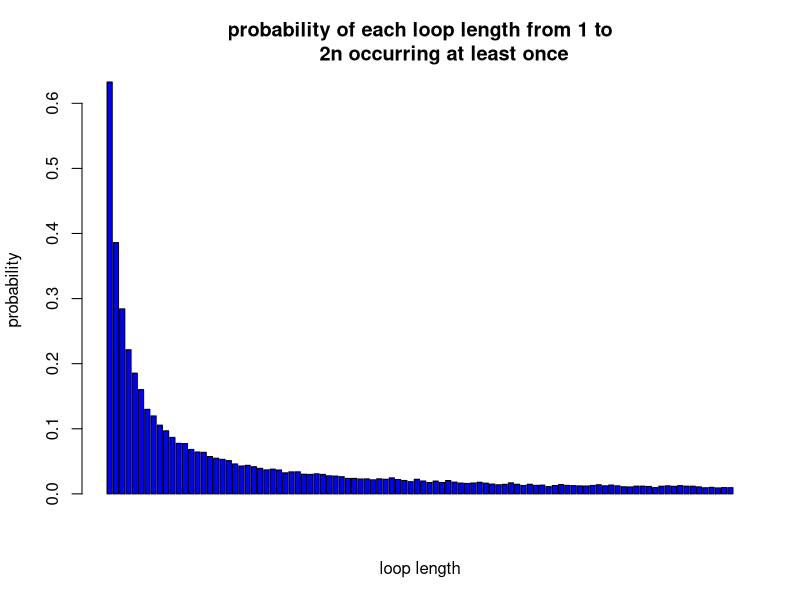

Here is the R script that generated this plot:
# question1-write a function Pone to estimate the probility of a prisoner succeeding in finding a card has his own number.
Pone <- function(n, k, strategy, nreps){
  N <- 2*n
  results = rep(0,nreps)
  if(strategy == 1){
    for(i in 1:nreps) {
      boxes = sample(1:N,N)
      prisoners = 1:N
      foundIt = 0
      for(prisoner in prisoners) {
        path = c(prisoner)
        tries = 1
        inBox = boxes[prisoner]
        while(tries < n) { 
          path = c(path, inBox) 			 			
          if(inBox == prisoner) { 				
            foundIt = foundIt + 1 				
            break; 			} 
          else { 					
            inBox = boxes[inBox] 			} 			
          tries = tries+1 		} 		 		
      }
      results[i] = foundIt
    }
  }else if(strategy == 2){
    for(i in 1:nreps) {
      boxes = sample(1:N,N)
      prisoners = 1:N
      foundIt = 0
      for(prisoner in prisoners) {
        path = c(sample(1:N,1))
        tries = 1
        inBox = boxes[path] 
        while(tries < n) { 
          path = c(path, inBox) 			 			
          if(inBox == prisoner) { 				
            foundIt = foundIt + 1 				
            break; 			} 
          else { 			
            inBox = boxes[inBox] 			} 			
          tries = tries+1 		} 		 		
      }
      results[i] = foundIt
    }
  }else if(strategy == 3){
    for(i in 1:nreps) {
      boxes = sample(1:N,N)
      prisoners = 1:N
      foundIt = 0
      for(prisoner in prisoners) {
        path = c(sample(1:N,n))
        tries = 1
        inbox = boxes[path]
        for(i in  1:n){
          if(inbox[i] == prisoner){
            foundIt = foundIt+1
          }
        }
      }
      results[i] = foundIt
    }  
  }
  prob = sum(results)/(2*n*nreps) 
  return(prob)
}

#question2-write a function Pall to estimate to estimate the probility of 2*n prisioners finding their cards have their own numbers.
Pall <- function(n, strategy, nreps){
  N <- 2*n
  results = rep(0,nreps)
  if(strategy == 1){
    for(i in 1:nreps) {
      boxes = sample(1:N,N)
      prisoners = 1:N
      foundIt = 0
      for(prisoner in prisoners) {
        path = c(prisoner)
        tries = 1
        inBox = boxes[prisoner]  
        while(tries < n) { 
          path = c(path, inBox) 			 			
          if(inBox == prisoner) { 				
            foundIt = foundIt + 1 				
            break; 			} 
          else { 					
            inBox = boxes[inBox] 			} 			
          tries = tries+1 		} 		 		
      }
      results[i] = foundIt
    }
  }else if(strategy == 2){
    for(i in 1:nreps) {
      boxes = sample(1:N,N)
      prisoners = 1:N
      foundIt = 0
      for(prisoner in prisoners) {
        path = c(sample(1:N,1))
        tries = 1
        inBox = boxes[path]
        while(tries < n) { 
          path = c(path, inBox) 			 			
          if(inBox == prisoner) { 				
            foundIt = foundIt + 1 				
            break; 			} 
          else { 			
            inBox = boxes[inBox] 			} 			
          tries = tries+1 		} 		 		
      }
      results[i] = foundIt
    }
  }else if(strategy == 3){
    for(i in 1:nreps) {
      boxes = sample(1:N,N)
      prisoners = 1:N
      foundIt = 0
      for(prisoner in prisoners) {
        path = c(sample(1:N,n))
        tries = 1
        inbox = boxes[path]
        for(i in  1:n){
          if(inbox[i] == prisoner){
            foundIt = foundIt+1
          }
        }
      }
      results[i] = foundIt 
    }
  }
  prob <- sum(results[which(results == N)])/(2*n*nreps)
  return(prob)
}


#question4-some interesting finds
#according to our example in question 3, we find that in both functions Pone and Pall, the probability relationship of different strategies is P(strategy1) > P(strategy2) > P(strategy3)
#for a single prisoner, the larger n is, the greater the probility that he can find the corresponding number.
#The larger n is , the greater the probality that all 2*n prisoners can succeed in finding their number.



set.seed(1)
Pone <- function(n, k, strategy, nreps){  #A function to calculate the individual probability of a prisoner finding his number given number of tries, the prisoner number,the strategy and number of iterations
  N <- 2*n #number of prisoners
  results = rep(0,nreps)  #initialise results
  if(strategy == 1){ #The prisoner starts at the box with their number on it, opens it and reads the number on the card: k, say. If k
                     #is not their prisoner number, they go to box number k, open it and repeat the process until they have either
                     #found the card with their number on it, or opened n boxes without finding it.
    for(i in 1:nreps) {
      boxes = sample(1:N,N) #sample boxes
      prisoners = 1:N  #we have N =2*n prisoners
      foundIt = 0    #initialise number of prisoners finding their number to 0
      for(k in prisoners) {  #loop over the prisoners  
        path = c(k)  
        tries = 1
        inBox = boxes[k]  #a prisoner chooses the box with his number on it
        while(tries <= n) { #prisoner can open at most 50 boxes
          path = c(path, inBox) 			 			
          if(inBox == k) { 		#if the number in the box coincides with the number of a prisoner before opening more than 50 boxes he is done 		
            foundIt = foundIt + 1 	#we count how many prsioners found their numbers			
            break; 			} 
          else { 		               #if the number of a prisoner does not coincide with the number in the box			
            inBox = boxes[inBox] 			} 	#the prisoner opens the next box with the number on it equal to the card number in current box 	
          tries = tries+1 		} 	#since the prisoner did not find his number yet we add to tries	 		
      }
      results[i] = foundIt 	#display overall results of prioners finding their numbers
    }
  }else if(strategy == 2){   
    for(i in 1:nreps) {
      boxes = sample(1:N,N) #sample boxes
      prisoners = 1:N #we have N =2*n prisoners
      foundIt = 0 #initialise number of prisoners finding their number to 0
      for(k in prisoners) { #loop over the prisoners
        path = c(sample(1:N,1)) #The prisoner starts with a randomly selected box
        tries = 1 
        inBox = boxes[path] #prisoner opens a randomly selected box
        while(tries <= n) { #track tries of a prisoner (the prisoner should find his number before opening at most 50 boxes)
          path = c(path, inBox)   #track the path of a prisoner			 			
          if(inBox == k) { 	#check if the number of a card inside	of a box coincides with the prisoner's number		
            foundIt = foundIt + 1 	#if yes add one to the number of prisoners who found their number before opening more than 50 boxes			
            break; 			} 
          else { 			
            inBox = boxes[inBox] 			} 	#if not then pass this number to the next box		
          tries = tries+1 		} 		 		#adding one to tries
      }
      results[i] = foundIt #keep track of all prisoners finding their numbers
    }
  }else if(strategy == 3){ 
    for(i in 1:nreps) {
      boxes = sample(1:N,N) #sample boxes
      prisoners = 1:N #we have N = 2*n prisoners
      foundIt = 0   #initialise number of prisoners finding their number to 0
      for(k in prisoners) { #loop over prisoners
        path = c(sample(1:N,n)) #sample of n randomly selected  boxes 
        tries = 1
        inbox = boxes[path] #prisoner opens a randomly selected box 
        for(i in  1:n){ #loop over 50 random boxes
          if(inbox[i] == k){  #check if the card number inside of the box coincides with the prisoner's number
            foundIt = foundIt+1 #if yes add one to the number of prisoners who found their number before opening more than 50 boxes	
          }
        }
      }
      results[i] = foundIt #keep track of all prisoners finding their numbers
    }  
  }
  prob = sum(results)/(2*n*nreps) #probability of a single prisoner succeeding in finding their number
  return(prob)
}

Pall <- function(n, strategy, nreps){
  N <- 2*n
  results = rep(0,nreps)
  if(strategy == 1){
    for(i in 1:nreps) {
      boxes = sample(1:N,N)
      prisoners = 1:N
      foundIt = 0
      for(k in prisoners) {
        path = c(k)
        tries = 1
        inBox = boxes[k]  
        while(tries < n) { 
          path = c(path, inBox) 			 			
          if(inBox == k) { 				
            foundIt = foundIt + 1 				
            break; 			} 
          else { 					
            inBox = boxes[inBox] 			} 			
          tries = tries+1 		} 		 		
      }
      results[i] = foundIt
    }
  }else if(strategy == 2){
    for(i in 1:nreps) {
      boxes = sample(1:N,N)
      prisoners = 1:N
      foundIt = 0
      for(k in prisoners) {
        path = c(sample(1:N,1))
        tries = 1
        inBox = boxes[path]
        while(tries <= n) { 
          path = c(path, inBox) 			 			
          if(inBox == k) { 				
            foundIt = foundIt + 1 				
            break; 			} 
          else { 			
            inBox = boxes[inBox] 			} 			
          tries = tries+1 		} 		 		
      }
      results[i] = foundIt
    }
  }else if(strategy == 3){
    for(i in 1:nreps) {
      boxes = sample(1:N,N)
      prisoners = 1:N
      foundIt = 0
      for(k in prisoners) {
        path = c(sample(1:N,n))
        tries = 1
        inbox = boxes[path]
        for(i in  1:n){
          if(inbox[i] == k){
            foundIt = foundIt+1
          }
        }
      }
      results[i] = foundIt 
    }
  }
  prob <- mean(results == N) #probability that all prisoners find their numbers
  return(prob)
}



success_prob <- function(n,nerps){
  for (strategy in 1:3){
    cat('In strategy', strategy,':',fill = TRUE)
    cat(' P(a single prisoner success)=', {Pone(n,1,strategy,nerps)},fill = TRUE)
    cat(' P(all prisoner success)=', {Pall(n,strategy,nerps)},fill = TRUE)
  }
}
success_prob(5,10000)
success_prob(50,10000)



dloop <- function(n, nreps){ #creating the function dloop that takes number of boxes and number of iterations
  count_0 = rep(0, n*2) # initialise vector of length 2*n
  
  for (reps in 1:nreps){ #loop over nreps
    count_1 = rep(0, n*2) #initialise vector counting length of a loop 
    boxes = sample(n*2,n*2) #sample boxes 
    numbered_boxes <- boxes 
    
    iteration_num = c() #initialising vector of numbers we will perform iterations over
    for (k in 1:(2*n)){ #loop over 2*n boxes 
      closed_loops = c() 
      if ((k %in% iteration_num) == FALSE){  #check if k coincides with the numbers over which we perform iterations
        closed_loops = append(closed_loops, k) #if not then append this value to that loop
        next_box = boxes[k] #follow the prisoner's number in next box
        while (next_box != k){ #we append the next boxes to the cycle until in one of the boxes we find the prisoner's number
                               #if we find the number the cycle is closed and we are done
          closed_loops = append(closed_loops, next_box)
          next_box =numbered_boxes[next_box]
        }
        count_1[length(closed_loops)]=count_1[length(closed_loops)]+1 # count  number of boxes in cycles
        iteration_num = append(iteration_num, closed_loops)
      }
    }
    index_0 = grep(0, count_1)
    count_0[index_0]=count_0[index_0]+1
  }
  prob_0 <- count_0/nreps #probability of a non-repeated loop 
  prob_1 <- 1- prob_0 #probability of an each loop 1:2n at least once
  return(prob_1)
}

prob <- dloop(50, 10000) 
barplot(prob,ylab = 'probability',xlab = 'loop length',col = 'blue',main = 'probability of each loop length from 1 to
        2n occurring at least once') #displaying histogram of probabilities

1-sum(prob[51:100])

Pall <- function(n, strategy, nreps){# #A function to calculate the individual probability of a prisoner finding his number given number of tries, the prisoner number,the strategy and number of iterations
  N <- 2*n 
  results = rep(0,nreps)  #initialise vector of results
  if(strategy != 3){  #for strategies except strategy 3 (that is, 1 and 2)
    for(i in 1:nreps) {  #loop over nreps
      boxes = sample(1:N,N) #sample boxes
      prisoners = 1:N  #we have 2*n prisoners
      foundIt = 0 #initialise number of prisoners who found their numbers
      for(prisoner in prisoners) { #loop over prisoners
        tries = 1
        if(strategy == 1){  #consider a strategy 1
          path = c(prisoner) #keep track of the path of a prisoner
          inBox = boxes[prisoner] # prisoner opens a box with his number
        }else if(strategy == 2){ #consider a strategy 2
          path = c(sample(1:N,1)) #sample random box  
          inBox = boxes[path]  #firstly prisoner opens a random box
        }
        
        while(tries <=n) { #prisoners can open at most 50 boxes
          path = c(path, inBox) 		#keep track of a path	 			
          if(inBox == prisoner) { 	#check if the number inside of the box coincides with the prisoner's number		
            foundIt = foundIt + 1   #if yes then update foundIt
            break; 			} 
          else { 					
            inBox = boxes[inBox] 			} #if no, then follow this number in the next box
          tries = tries+1 		} 		 		#update number of tries
      }
      
      
      results[i] = foundIt  #how many prisoners found their numbers
    }
  }else{ #strategy3
    for(i in 1:nreps) { #loop over number of iterations
      boxes = sample(1:N,N) # sample boxes
      prisoners = 1:N #we have 2*n prisoners
      foundIt = 0
      for(prisoner in prisoners) {
        path = c(sample(1:N,n))
        tries = 1
        inbox = boxes[path]
        for(i in  1:n){
          if(inbox[i] == prisoner){
            foundIt = foundIt+1
          }
        }
      }
      results[i] = foundIt
      
    }
    
  }
  
  prob = length(which(results==2*n))/nreps
  
  return(prob)
}



